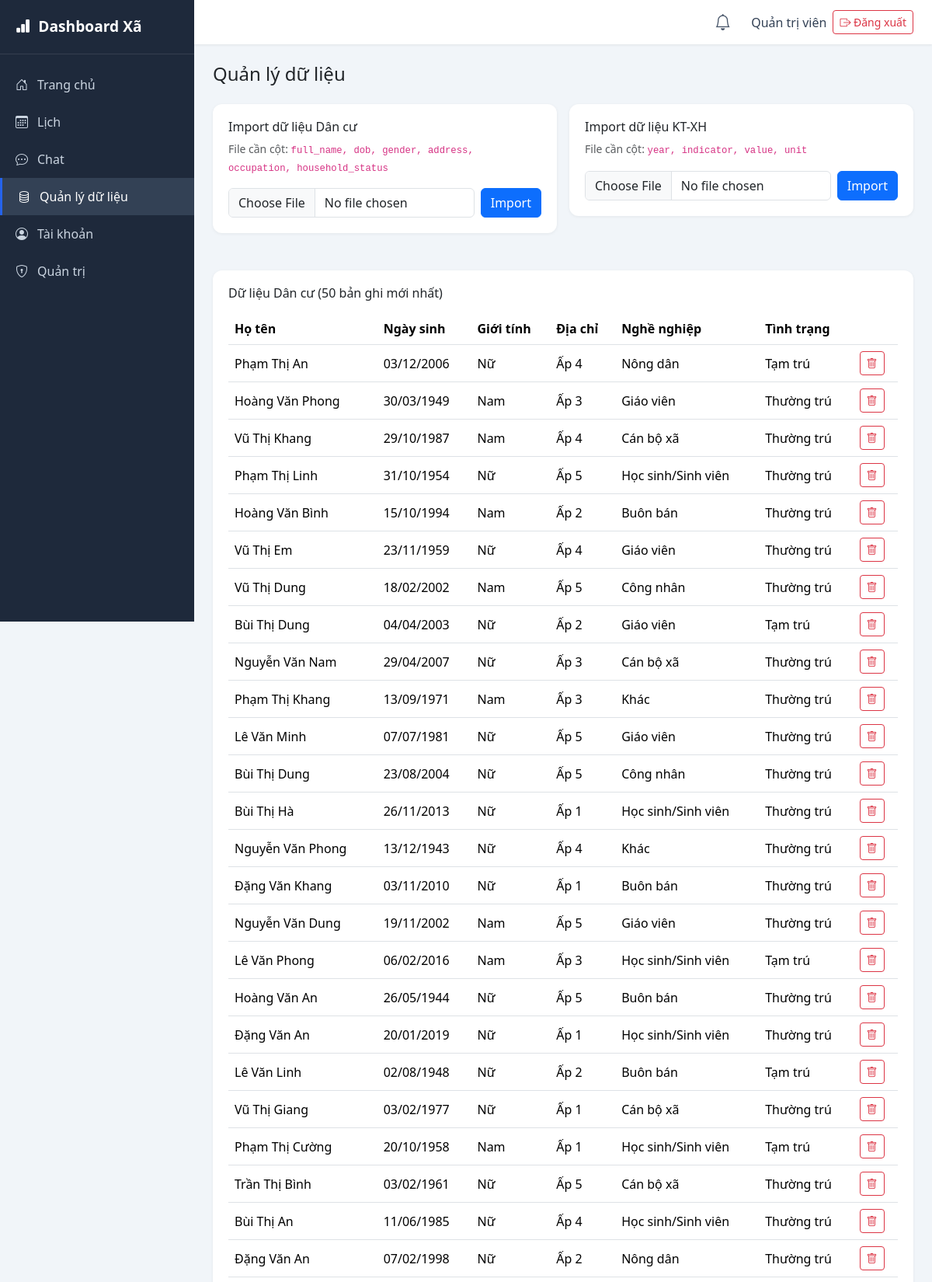
The page /data (signed in, upper part) on the database its author committed.
### app/models.py (models this page shows, shortened)
class User(UserMixin, db.Model):
    id = db.Column(db.Integer, primary_key=True)
    username = db.Column(db.String(80), unique=True, nullable=False)
    password_hash = db.Column(db.String(255), nullable=False)
    full_name = db.Column(db.String(120))
    email = db.Column(db.String(120))
    role = db.Column(db.String(20), default='user')  # 'admin' hoặc 'user'
    created_at = db.Column(db.DateTime, default=datetime.utcnow)
    def is_admin(self):
        return self.role == 'admin'

class Resident(db.Model):
    id = db.Column(db.Integer, primary_key=True)
    full_name = db.Column(db.String(120), nullable=False)
    dob = db.Column(db.Date)
    gender = db.Column(db.String(10))  # Nam / Nữ
    address = db.Column(db.String(255))
    occupation = db.Column(db.String(120))
    household_status = db.Column(db.String(50))  # Thường trú / Tạm trú...
    created_at = db.Column(db.DateTime, default=datetime.utcnow)

### app/routes/data.py (the view)
@data_bp.route('/data')
@login_required
def data_view():
    residents = Resident.query.order_by(Resident.id.desc()).limit(50).all()
    econ_data = SocioEconomicData.query.order_by(SocioEconomicData.year.desc()).limit(50).all()
    return render_template('data.html', residents=residents, econ_data=econ_data)

### app/templates/data.html (shortened to what this page needs)
{% extends "base.html" %}
{% block content %}
<h4 class="mb-4">Quản lý dữ liệu</h4>
<div class="row g-3 mb-4">
    <div class="col-md-6">
        <div class="chart-card">
            <h6>Import dữ liệu Dân cư</h6>
            <p class="text-muted small">File cần cột: <code>full_name, dob, gender, address, occupation, household_status</code></p>
            <form method="POST" action="{{ url_for('data.upload_residents') }}" enctype="multipart/form-data" class="d-flex gap-2">
                <input type="file" name="file" class="form-control" accept=".csv,.xlsx,.xls" required>
                <button type="submit" class="btn btn-primary">Import</button>
            </form>
        </div>
    </div>
    <div class="col-md-6">
        <div class="chart-card">
            <h6>Import dữ liệu KT-XH</h6>
            <p class="text-muted small">File cần cột: <code>year, indicator, value, unit</code></p>
            <form method="POST" action="{{ url_for('data.upload_economic') }}" enctype="multipart/form-data" class="d-flex gap-2">
                <input type="file" name="file" class="form-control" accept=".csv,.xlsx,.xls" required>
                <button type="submit" class="btn btn-primary">Import</button>
            </form>
        </div>
    </div>
</div>
<div class="chart-card mb-4">
    <h6 class="mb-3">Dữ liệu Dân cư (50 bản ghi mới nhất)</h6>
    <div class="table-responsive">
        <table class="table table-hover align-middle">
            <thead>
                <tr>
                    <th>Họ tên</th><th>Ngày sinh</th><th>Giới tính</th><th>Địa chỉ</th><th>Nghề nghiệp</th><th>Tình trạng</th><th></th>
                </tr>
            </thead>
            <tbody>
                {% for r in residents %}
                <tr>
                    <td>{{ r.full_name }}</td>
                    <td>{{ r.dob.strftime('%d/%m/%Y') if r.dob else '-' }}</td>
                    <td>{{ r.gender or '-' }}</td>
                    <td>{{ r.address or '-' }}</td>
                    <td>{{ r.occupation or '-' }}</td>
                    <td>{{ r.household_status or '-' }}</td>
                    <td>
                        <form method="POST" action="{{ url_for('data.delete_resident', resident_id=r.id) }}" onsubmit="return confirm('Xóa bản ghi này?');">
                            <button class="btn btn-sm btn-outline-danger"><i class="bi bi-trash"></i></button>
                        </form>
                    </td>
                </tr>
                {% else %}
                <tr><td colspan="7" class="text-center text-muted">Chưa có dữ liệu</td></tr>
                {% endfor %}
            </tbody>
        </table>
    </div>
</div>
{% endblock %}

### app/templates/base.html (shortened to what this page needs)
<!DOCTYPE html>
<html lang="vi">
<head>
    <link href="https://cdn.jsdelivr.net/npm/bootstrap@5.3.3/dist/css/bootstrap.min.css" rel="stylesheet">
    <link rel="stylesheet" href="https://cdn.jsdelivr.net/npm/bootstrap-icons@1.11.3/font/bootstrap-icons.css">
    <link href="{{ url_for('static', filename='css/style.css') }}" rel="stylesheet">
</head>
<body>
{% if current_user.is_authenticated %}
<div class="app-wrapper">
    <nav class="sidebar">
        <div class="sidebar-brand">
            <i class="bi bi-bar-chart-fill"></i>
            <span>Dashboard Xã</span>
        </div>
        <ul class="sidebar-menu">
            <li><a href="{{ url_for('main.dashboard') }}" class="{{ 'active' if request.endpoint == 'main.dashboard' }}"><i class="bi bi-house-door"></i> Trang chủ</a></li>
            <li><a href="{{ url_for('calendar.calendar_view') }}" class="{{ 'active' if request.endpoint == 'calendar.calendar_view' }}"><i class="bi bi-calendar3"></i> Lịch</a></li>
            <li><a href="{{ url_for('chat.chat_view') }}" class="{{ 'active' if 'chat' in request.endpoint }}"><i class="bi bi-chat-dots"></i> Chat</a></li>
            <li><a href="{{ url_for('data.data_view') }}" class="{{ 'active' if request.endpoint == 'data.data_view' }}"><i class="bi bi-database"></i> Quản lý dữ liệu</a></li>
            <li><a href="{{ url_for('account.account_view') }}" class="{{ 'active' if request.endpoint == 'account.account_view' }}"><i class="bi bi-person-circle"></i> Tài khoản</a></li>
            {% if current_user.is_admin() %}
            <li><a href="{{ url_for('admin.admin_view') }}" class="{{ 'active' if request.endpoint == 'admin.admin_view' }}"><i class="bi bi-shield-lock"></i> Quản trị</a></li>
            {% endif %}
        </ul>
    </nav>
    <div class="main-content">
        <header class="topbar">
            <div class="topbar-right">
                <div class="notif-wrapper">
                    <button class="notif-bell" id="notifBell">
                        <i class="bi bi-bell"></i>
                    </button>
                </div>
                <div class="user-info">
                    <span>{{ current_user.full_name or current_user.username }}</span>
                    <a href="{{ url_for('auth.logout') }}" class="btn btn-sm btn-outline-danger ms-2">
                        <i class="bi bi-box-arrow-right"></i> Đăng xuất
                    </a>
                </div>
            </div>
        </header>
        <main class="content-area">
            {% block content %}{% endblock %}
        </main>
    </div>
</div>
{% else %}
    {% block auth_content %}{% endblock %}
{% endif %}
</body>
</html>

### app/static/css/style.css (style rules this page uses)
:root { --primary: #2563eb; --sidebar-bg: #1e293b; --sidebar-hover: #334155; --bg-light: #f1f5f9; }
body { background: var(--bg-light); font-family: 'Segoe UI', Roboto, sans-serif; }
.app-wrapper { display: flex; min-height: 100vh; }
.sidebar { width: 250px; background: var(--sidebar-bg); color: #fff; flex-shrink: 0; position: sticky; top: 0; height: 100vh; overflow-y: auto; }
.sidebar-brand { padding: 20px; font-size: 1.2rem; font-weight: 700; display: flex; align-items: center; gap: 10px; border-bottom: 1px solid rgba(255,255,255,0.1); }
.sidebar-menu { list-style: none; padding: 15px 0; margin: 0; }
.sidebar-menu li a { display: flex; align-items: center; gap: 12px; padding: 12px 20px; color: #cbd5e1; text-decoration: none; transition: 0.2s; }
.sidebar-menu li a:hover, .sidebar-menu li a.active { background: var(--sidebar-hover); color: #fff; border-left: 3px solid var(--primary); }
.main-content { flex: 1; display: flex; flex-direction: column; min-width: 0; }
.topbar { background: #fff; padding: 12px 24px; display: flex; justify-content: space-between; align-items: center; box-shadow: 0 1px 3px rgba(0,0,0,0.08); position: sticky; top: 0; z-index: 10; }
.topbar-right { display: flex; align-items: center; gap: 20px; margin-left: auto; }
.content-area { padding: 24px; }
.notif-wrapper { position: relative; }
.notif-bell { background: none; border: none; font-size: 1.3rem; color: #475569; position: relative; cursor: pointer; }
.user-info { display: flex; align-items: center; font-weight: 500; color: #334155; }
.chart-card { background: #fff; border-radius: 12px; padding: 20px; box-shadow: 0 1px 4px rgba(0,0,0,0.06); margin-bottom: 24px; }

### rows shown on the page
User: full_name "Quản trị viên"
Resident: full_name "Phạm Thị An", dob "03/12/2006", gender "Nữ", address "Ấp 4", occupation "Nông dân", household_status "Tạm trú"
Resident: full_name "Hoàng Văn Phong", dob "30/03/1949", gender "Nam", address "Ấp 3", occupation "Giáo viên", household_status "Thường trú"
Resident: full_name "Vũ Thị Khang", dob "29/10/1987", gender "Nam", address "Ấp 4", occupation "Cán bộ xã", household_status "Thường trú"
Resident: full_name "Phạm Thị Linh", dob "31/10/1954", gender "Nữ", address "Ấp 5", occupation "Học sinh/Sinh viên", household_status "Thường trú"
Resident: full_name "Hoàng Văn Bình", dob "15/10/1994", gender "Nam", address "Ấp 2", occupation "Buôn bán", household_status "Thường trú"
Resident: full_name "Vũ Thị Em", dob "23/11/1959", gender "Nữ", address "Ấp 4", occupation "Giáo viên", household_status "Thường trú"
Resident: full_name "Vũ Thị Dung", dob "18/02/2002", gender "Nam", address "Ấp 5", occupation "Công nhân", household_status "Thường trú"
Resident: full_name "Bùi Thị Dung", dob "04/04/2003", gender "Nữ", address "Ấp 2", occupation "Giáo viên", household_status "Tạm trú"
Resident: full_name "Nguyễn Văn Nam", dob "29/04/2007", gender "Nữ", address "Ấp 3", occupation "Cán bộ xã", household_status "Thường trú"
Resident: full_name "Phạm Thị Khang", dob "13/09/1971", gender "Nam", address "Ấp 3", occupation "Khác", household_status "Thường trú"
Resident: full_name "Lê Văn Minh", dob "07/07/1981", gender "Nữ", address "Ấp 5", occupation "Giáo viên", household_status "Thường trú"
Resident: full_name "Bùi Thị Dung", dob "23/08/2004", gender "Nữ", address "Ấp 5", occupation "Công nhân", household_status "Thường trú"
Resident: full_name "Bùi Thị Hà", dob "26/11/2013", gender "Nữ", address "Ấp 1", occupation "Học sinh/Sinh viên", household_status "Thường trú"
Resident: full_name "Nguyễn Văn Phong", dob "13/12/1943", gender "Nữ", address "Ấp 4", occupation "Khác", household_status "Thường trú"
Resident: full_name "Đặng Văn Khang", dob "03/11/2010", gender "Nữ", address "Ấp 1", occupation "Buôn bán", household_status "Thường trú"
Resident: full_name "Nguyễn Văn Dung", dob "19/11/2002", gender "Nam", address "Ấp 5", occupation "Giáo viên", household_status "Thường trú"
Resident: full_name "Lê Văn Phong", dob "06/02/2016", gender "Nam", address "Ấp 3", occupation "Học sinh/Sinh viên", household_status "Tạm trú"
Resident: full_name "Hoàng Văn An", dob "26/05/1944", gender "Nữ", address "Ấp 5", occupation "Buôn bán", household_status "Thường trú"
Resident: full_name "Đặng Văn An", dob "20/01/2019", gender "Nữ", address "Ấp 1", occupation "Học sinh/Sinh viên", household_status "Thường trú"
Resident: full_name "Lê Văn Linh", dob "02/08/1948", gender "Nữ", address "Ấp 2", occupation "Buôn bán", household_status "Tạm trú"
Resident: full_name "Vũ Thị Giang", dob "03/02/1977", gender "Nữ", address "Ấp 1", occupation "Cán bộ xã", household_status "Thường trú"
Resident: full_name "Phạm Thị Cường", dob "20/10/1958", gender "Nam", address "Ấp 1", occupation "Học sinh/Sinh viên", household_status "Tạm trú"
Resident: full_name "Trần Thị Bình", dob "03/02/1961", gender "Nữ", address "Ấp 5", occupation "Cán bộ xã", household_status "Thường trú"
Resident: full_name "Bùi Thị An", dob "11/06/1985", gender "Nữ", address "Ấp 4", occupation "Học sinh/Sinh viên", household_status "Thường trú"
Resident: full_name "Đặng Văn An", dob "07/02/1998", gender "Nữ", address "Ấp 2", occupation "Nông dân", household_status "Thường trú"
